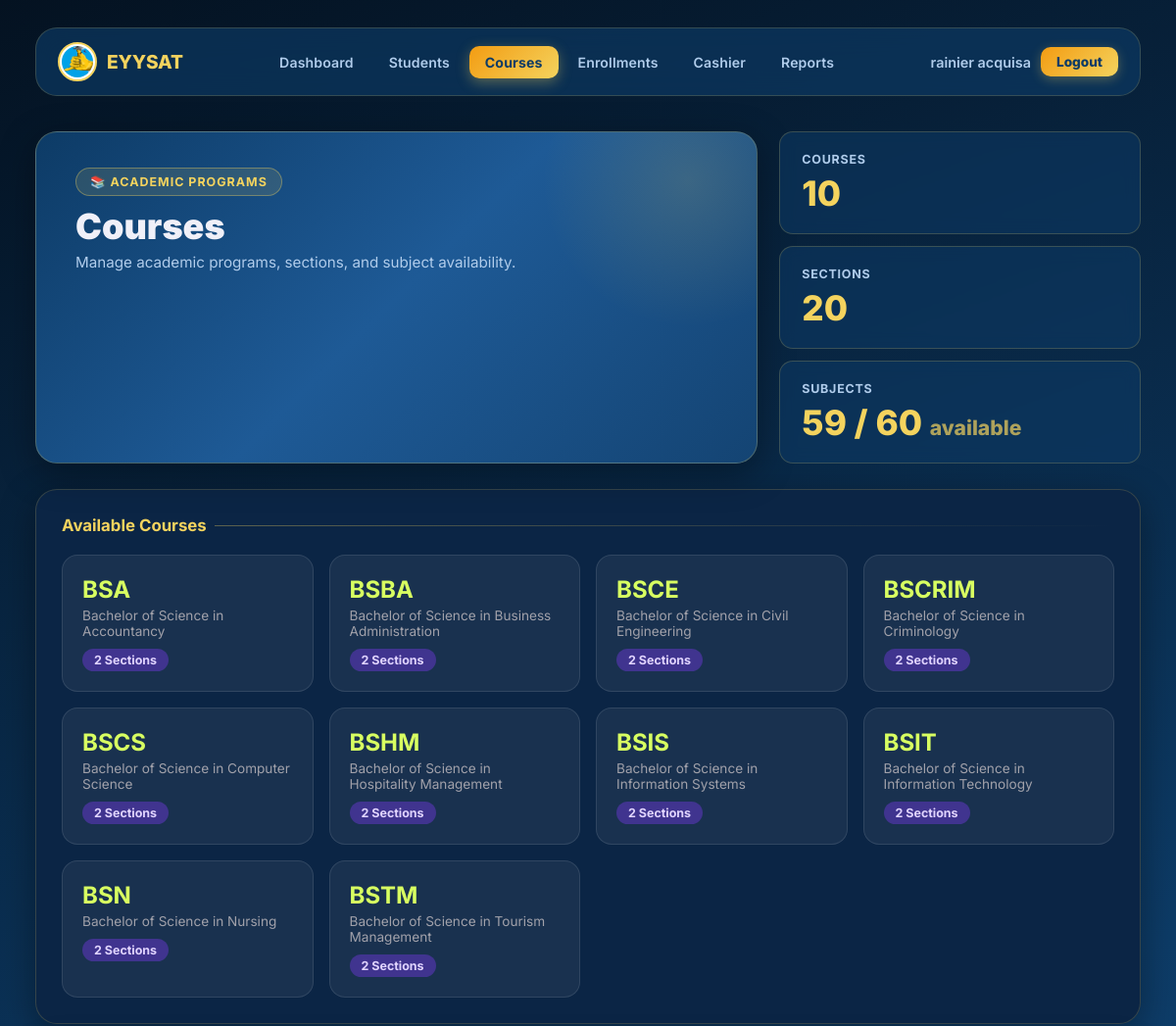
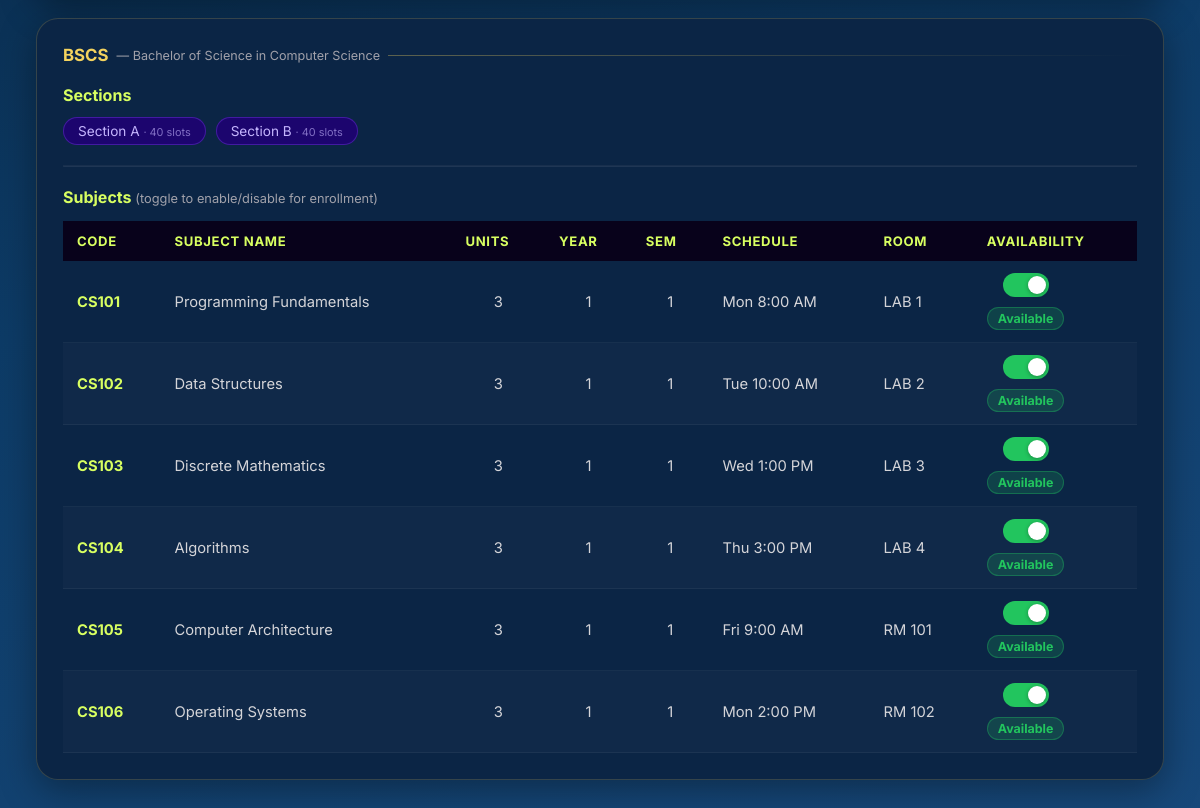
Page /admin/courses.php?course=2 (signed in) on the committed database (2 pictures, top to bottom).
### tables this page shows
CREATE TABLE `courses` (
  `id` int(11) NOT NULL,
  `course_code` varchar(20) NOT NULL,
  `course_name` varchar(100) NOT NULL,
  `created` timestamp NOT NULL DEFAULT current_timestamp()
);

CREATE TABLE `sections` (
  `id` int(11) NOT NULL,
  `section_id` int(11) DEFAULT NULL,
  `course_id` int(11) NOT NULL,
  `section_name` varchar(50) NOT NULL,
  `max_slots` int(11) DEFAULT 40,
  `created` timestamp NOT NULL DEFAULT current_timestamp()
);

CREATE TABLE `subjects` (
  `id` int(11) NOT NULL,
  `course_id` int(11) DEFAULT NULL,
  `subject_code` varchar(20) DEFAULT NULL,
  `subject_name` varchar(100) DEFAULT NULL,
  `units` int(11) DEFAULT NULL,
  `sem` int(11) DEFAULT NULL,
  `year_level` int(11) DEFAULT NULL,
  `created` timestamp NOT NULL DEFAULT current_timestamp(),
  `section_id` int(11) DEFAULT NULL,
  `schedule_day` varchar(20) DEFAULT NULL,
  `schedule_time` varchar(50) DEFAULT NULL,
  `room_number` varchar(20) DEFAULT NULL,
  `is_available` tinyint(1) NOT NULL DEFAULT 1
);

### admin/courses.php (the view, shortened to what this page needs)
<?php
include '../db/dbconn.php';
$selected_course = isset($_GET['course']) ? (int) $_GET['course'] : 0;
$coursesQuery = mysqli_query($conn, "
    SELECT
        courses.id,
        courses.course_code,
        courses.course_name,
        COUNT(sections.id) AS total_sections
    FROM courses
    LEFT JOIN sections ON courses.id = sections.course_id
    GROUP BY courses.id
    ORDER BY courses.course_code
");
$totalCourses  = mysqli_num_rows($coursesQuery);
$totalSections = (int) mysqli_fetch_assoc(mysqli_query($conn, 'SELECT COUNT(*) total FROM sections'))['total'];
$totalSubjects = (int) mysqli_fetch_assoc(mysqli_query($conn, 'SELECT COUNT(*) total FROM subjects'))['total'];
$availSubjects = (int) mysqli_fetch_assoc(mysqli_query($conn, 'SELECT COUNT(*) total FROM subjects WHERE is_available = 1'))['total'];
mysqli_data_seek($coursesQuery, 0);
?>
<!DOCTYPE html>
<html lang="en">
<head>
    <link rel="stylesheet" href="../css/admin_dashboard.css">
</head>
<body>
<div class="dashboard-container">
    <?php include 'navbar_layout.php'; ?>
    <div class="hero">
        <div class="welcome">
            <span class="hero-badge">📚 Academic Programs</span>
            <h1>Courses</h1>
            <p>Manage academic programs, sections, and subject availability.</p>
        </div>
        <div class="hero-stats">
            <div class="mini-stat">
                <h3>Courses</h3>
                <span><?= $totalCourses ?></span>
            </div>
            <div class="mini-stat">
                <h3>Sections</h3>
                <span><?= $totalSections ?></span>
            </div>
            <div class="mini-stat">
                <h3>Subjects</h3>
                <span><?= $availSubjects ?> / <?= $totalSubjects ?> <small style="font-size:.6em;opacity:.7;">available</small></span>
            </div>
        </div>
    </div>
    <div class="analytics-grid" style="grid-template-columns:1fr;">
        <div class="card">
            <h3>Available Courses</h3>
            <div class="course-grid">
                <?php while ($course = mysqli_fetch_assoc($coursesQuery)) { ?>
                    <a href="courses.php?course=<?= (int) $course['id'] ?>" class="course-card">
                        <h2><?= htmlspecialchars($course['course_code']) ?></h2>
                        <p><?= htmlspecialchars($course['course_name']) ?></p>
                        <span><?= (int) $course['total_sections'] ?> Sections</span>
                    </a>
                <?php } ?>
            </div>
        </div>
        <?php if ($selected_course > 0):
            $courseInfo = mysqli_fetch_assoc(mysqli_query($conn,
                'SELECT * FROM courses WHERE id = ' . $selected_course));
            if ($courseInfo):
        ?>
        <div class="card">
            <h3><?= htmlspecialchars($courseInfo['course_code']) ?>
                <span style="font-size:.75em;color:#a1a1aa;font-weight:400;">
                    — <?= htmlspecialchars($courseInfo['course_name']) ?>
                </span>
            </h3>
            <div style="margin:16px 0 8px;">
                <h4 style="color:#d8ff61;margin-bottom:12px;">Sections</h4>
                <div style="display:flex;gap:10px;flex-wrap:wrap;">
                    <?php
                    $sections = mysqli_query($conn,
                        'SELECT * FROM sections WHERE course_id = ' . $selected_course . ' ORDER BY section_name');
                    while ($section = mysqli_fetch_assoc($sections)): ?>
                        <div class="section-pill">
                            <?= htmlspecialchars($section['section_name']) ?>
                            <span style="opacity:.6;font-size:.8em;"> · <?= (int) $section['max_slots'] ?> slots</span>
                        </div>
                    <?php endwhile; ?>
                </div>
            </div>
            <hr style="border-color:rgba(255,255,255,.08);margin:20px 0;">
            <h4 style="color:#d8ff61;margin-bottom:14px;">Subjects
                <span style="color:#a1a1aa;font-weight:400;font-size:.8em;">(toggle to enable/disable for enrollment)</span>
            </h4>
            <div style="overflow-x:auto;">
                <table class="subjects-table">
                    <thead>
                        <tr>
                            <th>Code</th>
                            <th>Subject Name</th>
                            <th>Units</th>
                            <th>Year</th>
                            <th>Sem</th>
                            <th>Schedule</th>
                            <th>Room</th>
                            <th>Availability</th>
                        </tr>
                    </thead>
                    <tbody>
                        <?php
                        $subjects = mysqli_query($conn,
                            'SELECT * FROM subjects WHERE course_id = ' . $selected_course . ' ORDER BY year_level, sem, subject_code');
                        while ($subj = mysqli_fetch_assoc($subjects)):
                            $available = (bool) $subj['is_available'];
                        ?>
                        <tr>
                            <td><strong style="color:#d8ff61;"><?= htmlspecialchars($subj['subject_code']) ?></strong></td>
                            <td><?= htmlspecialchars($subj['subject_name']) ?></td>
                            <td style="text-align:center;"><?= (int) $subj['units'] ?></td>
                            <td style="text-align:center;"><?= (int) $subj['year_level'] ?></td>
                            <td style="text-align:center;"><?= (int) $subj['sem'] ?></td>
                            <td>
                                <?= htmlspecialchars($subj['schedule_day'] ?? '—') ?>
                                <?= htmlspecialchars($subj['schedule_time'] ?? '') ?>
                            </td>
                            <td><?= htmlspecialchars($subj['room_number'] ?? '—') ?></td>
                            <td>
                                <form method="POST" action="../functions/toggle_subject.php"
                                      style="display:inline-flex;align-items:center;gap:10px;">
                                    <label class="toggle-switch" title="<?= $available ? 'Click to disable' : 'Click to enable' ?>">
                                        <span class="toggle-track"></span>
                                    </label>
                                    <span class="avail-badge <?= $available ? 'badge-avail' : 'badge-unavail' ?>">
                                        <?= $available ? 'Available' : 'Unavailable' ?>
                                    </span>
                                </form>
                            </td>
                        </tr>
                        <?php endwhile; ?>
                    </tbody>
                </table>
            </div>
        </div>
        <?php endif; endif; ?>
    </div>
</div>
</body>
</html>

### css/admin_dashboard.css (style rules this page uses)
*, *::before, *::after { margin: 0; padding: 0; box-sizing: border-box; font-family: "Inter", sans-serif; }
:root { --lime: #f4d35e; --purple: #0d3b66; --purple-mid: #1e5a96; --purple-light: #f4d35e; --academy-gold: #f39c12; --bg-deep: #06182b; --bg-dark: #09223c; --bg-card: #0b2545; --bg-card2: #0f315a; --border: rgba(244, 211, 94, 0.18); --text-muted: #b0cceb; --text-dim: #769fcb; --radius-lg: 22px; --radius-md: 14px; --shadow-card: 0 10px 36px rgba(0,0,0,.35); --glow-lime: 0 0 24px rgba(244, 211, 94, 0.25); --glow-purple: 0 0 24px rgba(13, 59, 102, 0.4); }
html { scroll-behavior: smooth; }
body { min-height: 100vh; background: var(--bg-deep); color: #f0f0f8; }
.dashboard-container { background: linear-gradient(160deg, #041221 0%, #0d3b66 60%, #17487a 100%); min-height: 100vh; padding: 28px 36px 48px; }
.hero-badge { display: inline-block; background: rgba(244,211,94,.12); border: 1px solid rgba(244,211,94,.35); color: var(--lime); font-size: .78rem; font-weight: 700; letter-spacing: .08em; text-transform: uppercase; border-radius: 999px; padding: 6px 14px; margin-bottom: 12px; }
.hero { display: grid; grid-template-columns: 2fr 1fr; gap: 22px; margin-bottom: 26px; }
.welcome { background: linear-gradient(135deg, #0d3b66 0%, #1e5a96 50%, #144473 100%); border: 1px solid rgba(244,211,94,.25); border-radius: var(--radius-lg); padding: 36px 40px; position: relative; overflow: hidden; box-shadow: var(--shadow-card); }
.welcome::before { content: ''; position: absolute; width: 300px; height: 300px; background: radial-gradient(circle, rgba(244,211,94,.15), transparent 70%); right: -80px; top: -100px; pointer-events: none; }
.welcome h1 { font-size: clamp(2rem, 3vw, 3rem); font-weight: 900; line-height: 1.1; margin-bottom: 6px; }
.welcome > p { color: var(--text-muted); font-size: .95rem; margin-bottom: 24px; }
.hero-stats { display: flex; flex-direction: column; gap: 12px; }
.mini-stat { background: rgba(13, 59, 102, 0.55); border: 1px solid rgba(244, 211, 94, 0.2); border-radius: var(--radius-md); padding: 20px 22px; backdrop-filter: blur(8px); transition: all .25s; flex: 1; }
.mini-stat h3 { color: var(--text-muted); font-size: .78rem; font-weight: 700; letter-spacing: .06em; text-transform: uppercase; margin-bottom: 6px; }
.mini-stat span { font-size: 2.2rem; font-weight: 800; color: var(--lime); }
.analytics-grid { display: grid; grid-template-columns: 1fr 1fr; gap: 20px; }
.card { background: var(--bg-card); border: 1px solid var(--border); border-radius: var(--radius-lg); padding: 26px; box-shadow: var(--shadow-card); transition: border-color .25s; }
.card h3 { font-size: 1.05rem; font-weight: 700; color: var(--lime); margin-bottom: 20px; display: flex; align-items: center; gap: 8px; }
.card h3::after { content: ''; flex: 1; height: 1px; background: linear-gradient(to right, rgba(244, 211, 94, 0.35), transparent); }
.card form { display: flex; flex-direction: column; gap: 12px; }
.card label { font-weight: 600; font-size: .85rem; color: var(--text-muted); }
.cards, .course-grid { display: grid; grid-template-columns: repeat(auto-fit, minmax(200px, 1fr)); gap: 16px; }
.course-card { background: rgba(255,255,255,.04); border: 1px solid rgba(255,255,255,.08); border-radius: 14px; padding: 20px; text-decoration: none; color: #fff; transition: all .25s; border-left: 4px solid var(--purple); }
.course-card h2 { color: var(--lime); font-size: 1.4rem; margin-bottom: 6px; }
.course-card p { color: var(--text-muted); font-size: .85rem; margin-bottom: 10px; }
.course-card span { display: inline-block; background: rgba(124,58,237,.35); color: #c4b5fd; padding: 4px 12px; border-radius: 999px; font-size: .78rem; font-weight: 700; }
.subjects-table { width: 100%; border-collapse: collapse; font-size: .9rem; }
.subjects-table th { background: rgba(8,2,27,.7); color: var(--lime); padding: 10px 12px; text-align: left; font-size: .8rem; }
.subjects-table td { padding: 10px 12px; border-bottom: 1px solid rgba(255,255,255,.05); color: #d4d4d8; }
.subjects-table tr:nth-child(even) td { background: rgba(255,255,255,.02); }

### rows in the picture
courses: course_code "BSA", course_name "Bachelor of Science in Accountancy", total_sections "2"
courses: course_code "BSBA", course_name "Bachelor of Science in Business Administration", total_sections "2"
courses: course_code "BSCE", course_name "Bachelor of Science in Civil Engineering", total_sections "2"
courses: course_code "BSCRIM", course_name "Bachelor of Science in Criminology", total_sections "2"
courses: course_code "BSCS", course_name "Bachelor of Science in Computer Science", total_sections "2"
courses: course_code "BSHM", course_name "Bachelor of Science in Hospitality Management", total_sections "2"
courses: course_code "BSIS", course_name "Bachelor of Science in Information Systems", total_sections "2"
courses: course_code "BSIT", course_name "Bachelor of Science in Information Technology", total_sections "2"
courses: course_code "BSN", course_name "Bachelor of Science in Nursing", total_sections "2"
courses: course_code "BSTM", course_name "Bachelor of Science in Tourism Management", total_sections "2"
sections: section_name "Section A", max_slots "40"
sections: section_name "Section B", max_slots "40"
subjects: subject_code "CS101", subject_name "Programming Fundamentals", units "3", year_level "1", sem "1", schedule_day "Mon", schedule_time "8:00 AM", room_number "LAB 1", is_available "Available"
subjects: subject_code "CS102", subject_name "Data Structures", units "3", year_level "1", sem "1", schedule_day "Tue", schedule_time "10:00 AM", room_number "LAB 2", is_available "Available"
subjects: subject_code "CS103", subject_name "Discrete Mathematics", units "3", year_level "1", sem "1", schedule_day "Wed", schedule_time "1:00 PM", room_number "LAB 3", is_available "Available"
subjects: subject_code "CS104", subject_name "Algorithms", units "3", year_level "1", sem "1", schedule_day "Thu", schedule_time "3:00 PM", room_number "LAB 4", is_available "Available"
subjects: subject_code "CS105", subject_name "Computer Architecture", units "3", year_level "1", sem "1", schedule_day "Fri", schedule_time "9:00 AM", room_number "RM 101", is_available "Available"
subjects: subject_code "CS106", subject_name "Operating Systems", units "3", year_level "1", sem "1", schedule_day "Mon", schedule_time "2:00 PM", room_number "RM 102", is_available "Available"

### other values in the picture
$_SESSION['admin_name'] "rainier acquisa"
$totalCourses "10"
$totalSections "20"
$availSubjects "59"
$totalSubjects "60"
